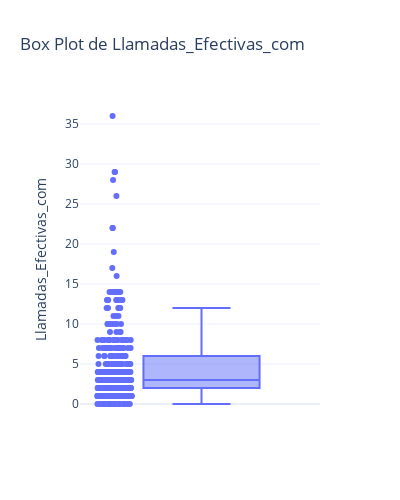

Source (notebook cell):
### Code cell
variable='Llamadas_Efectivas_com'
fig = px.box(
        df,
        y=variable, 
        points="all", 
        title=f'Box Plot de {variable}', 
        template="plotly_white"
    )
fig.update_layout(width=400, height=500)
fig.show()

### Figure 1 — Plotly figure (JSON) as saved in the notebook; plotly's stock layout.template omitted (floating-point values rounded to 4 significant figures; data arrays with more than 128 entries replaced by an {"elided": "..."} marker saying what was removed)
{"data": [{"alignmentgroup": "True", "boxpoints": "all", "hovertemplate": "Llamadas_Efectivas_com=%{y}<extra></extra>", "legendgroup": "", "marker": {"color": "#636efa"}, "name": "", "notched": false, "offsetgroup": "", "orientation": "v", "showlegend": false, "type": "box", "x0": " ", "xaxis": "x", "y": {"elided": "373 int values"}, "y0": " ", "yaxis": "y"}], "layout": {"boxmode": "group", "height": 500, "legend": {"tracegroupgap": 0}, "title": {"text": "Box Plot de Llamadas_Efectivas_com"}, "width": 400, "xaxis": {"anchor": "y", "domain": [0, 1]}, "yaxis": {"anchor": "x", "domain": [0, 1], "title": {"text": "Llamadas_Efectivas_com"}}}}
